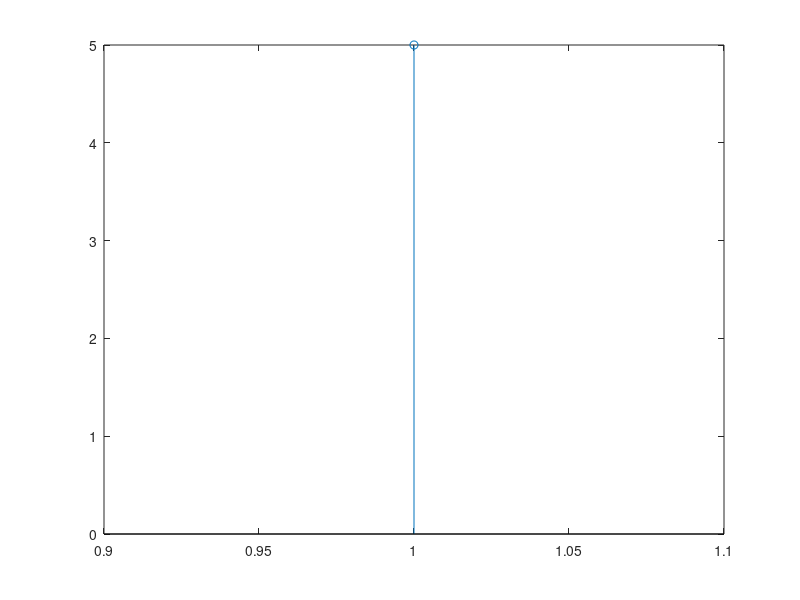
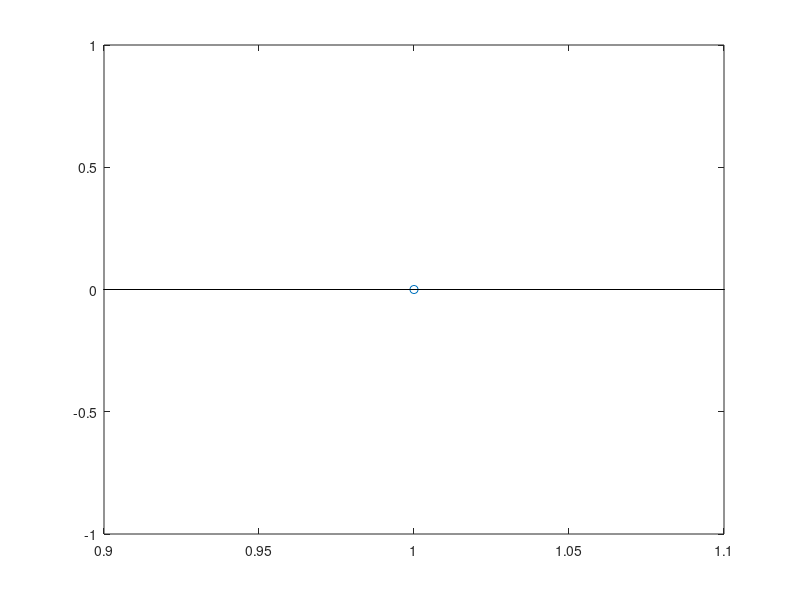

The MATLAB source for these figures, in order:
clc;
clear all;
close all;
x=input('Enter the input sequence');
N=length(x);
X=fft(x,N);
disp(X);
x1=abs(X);
figure(1);
stem(x1);
x2=angle(X)
figure(2);
stem(x2);